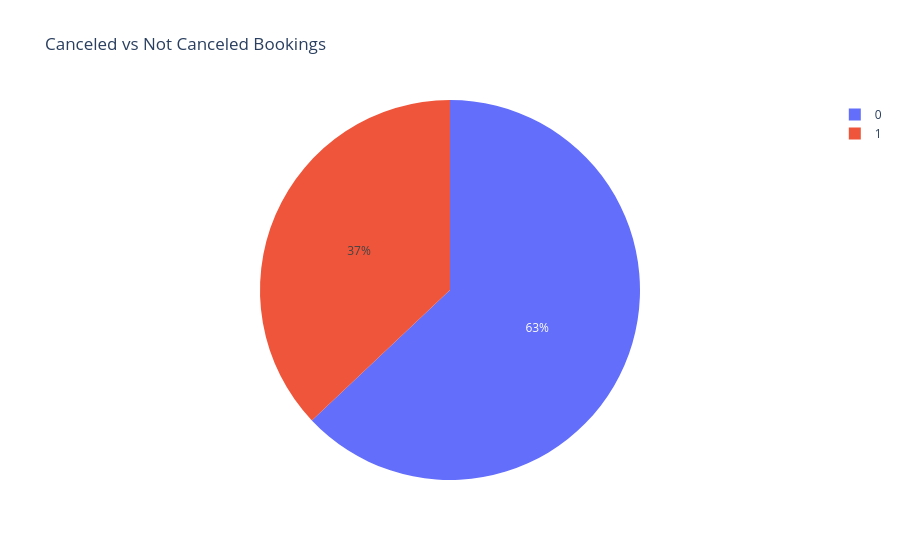
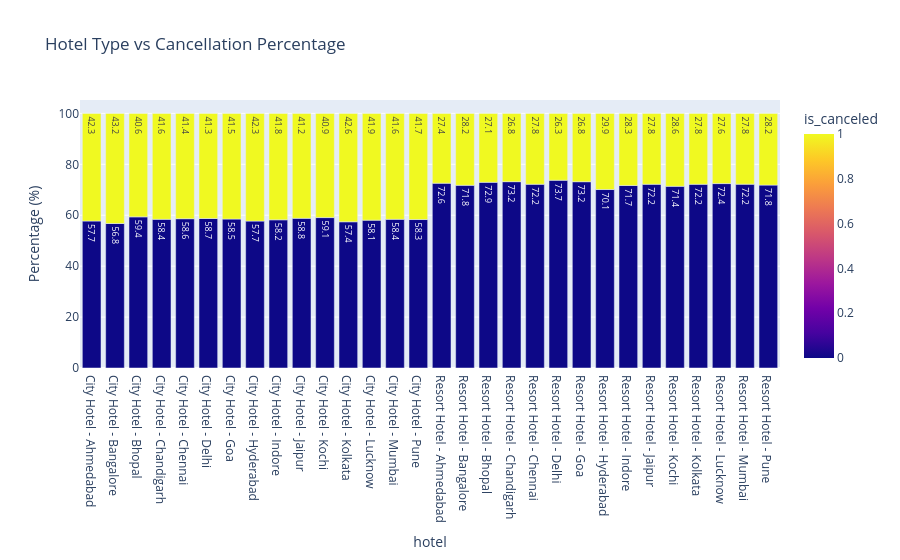
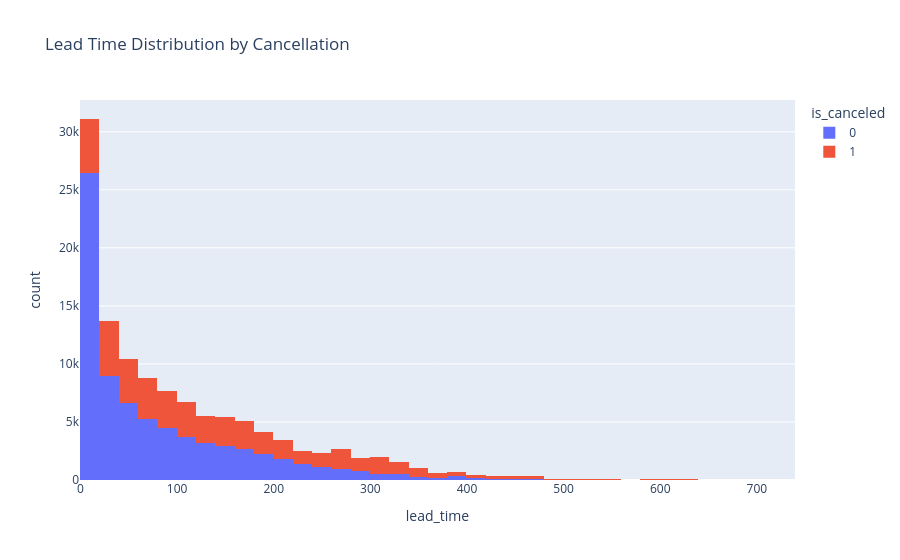
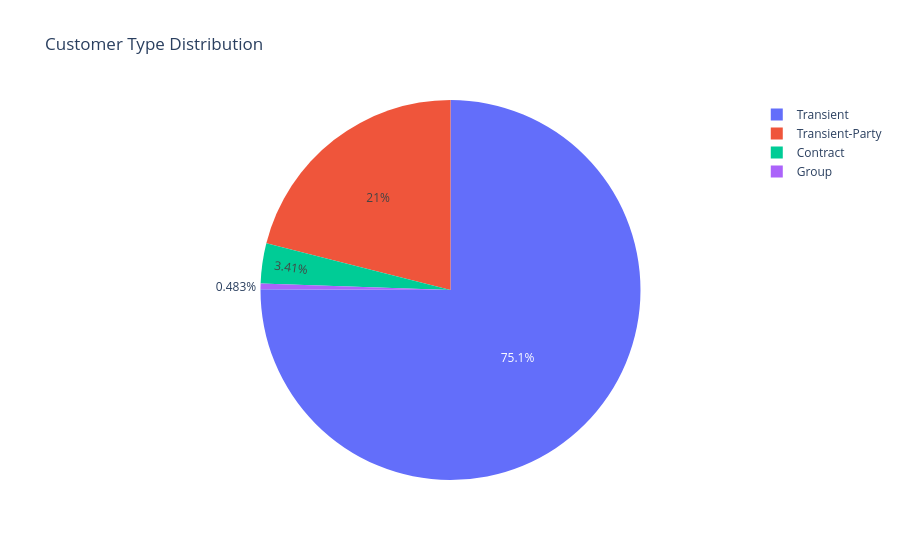

The code cell stored with these charts, in order, in its notebook:
### Code cell
def plot_target_pie(df):
    fig = px.pie(
        df,
        names='is_canceled',
        title='Canceled vs Not Canceled Bookings'
    )
    fig.show()


def plot_hotel_cancellation_percentage(df):
    counts = (
        df.groupby(['hotel', 'is_canceled'])
        .size()
        .reset_index(name='count')
    )

    counts['percentage'] = (
        counts['count'] /
        counts.groupby('hotel')['count'].transform('sum') * 100
    )

    fig = px.bar(
        counts,
        x='hotel',
        y='percentage',
        color='is_canceled',
        barmode='stack',
        text=counts['percentage'].round(1),
        title='Hotel Type vs Cancellation Percentage'
    )

    fig.update_layout(yaxis_title='Percentage (%)')
    fig.show()




def plot_lead_time_hist(df):
    fig = px.histogram(
        df,
        x='lead_time',
        color='is_canceled',
        nbins=50,
        title='Lead Time Distribution by Cancellation'
    )
    fig.show()




def plot_customer_type_pie(df):
    fig = px.pie(
        df,
        names='customer_type',
        title='Customer Type Distribution'
    )
    fig.show()



def plot_special_requests(df):
    fig = px.histogram(
        df,
        x='total_of_special_requests',
        color='is_canceled',
        title='Special Requests vs Cancellation'
    )
    fig.show()



import pandas as pd 
df=pd.read_csv(r"C:\Users\User\Desktop\AI_Projects\Project_09\Data\Raw\hotel_bookings_updated_2024.csv")

plot_target_pie(df)
plot_hotel_cancellation_percentage(df)
plot_lead_time_hist(df)
plot_customer_type_pie(df)
plot_special_requests(df)

### Figure 1 — Plotly figure (JSON) as saved in the notebook; plotly's stock layout.template omitted (floating-point values rounded to 4 significant figures; data arrays with more than 128 entries replaced by an {"elided": "..."} marker saying what was removed)
{"data": [{"domain": {"x": [0, 1], "y": [0, 1]}, "hovertemplate": "is_canceled=%{label}<extra></extra>", "labels": {"elided": "119390 int values"}, "legendgroup": "", "name": "", "showlegend": true, "type": "pie"}], "layout": {"legend": {"tracegroupgap": 0}, "title": {"text": "Canceled vs Not Canceled Bookings"}}}

### Figure 2 — Plotly figure (JSON) as saved in the notebook; plotly's stock layout.template omitted (floating-point values rounded to 4 significant figures)
{"data": [{"hovertemplate": "hotel=%{x}<br>percentage=%{y}<br>text=%{text}<br>is_canceled=%{marker.color}<extra></extra>", "legendgroup": "", "marker": {"color": [0, 1, 0, 1, 0, 1, 0, 1, 0, 1, 0, 1, 0, 1, 0, 1, 0, 1, 0, 1, 0, 1, 0, 1, 0, 1, 0, 1, 0, 1, 0, 1, 0, 1, 0, 1, 0, 1, 0, 1, 0, 1, 0, 1, 0, 1, 0, 1, 0, 1, 0, 1, 0, 1, 0, 1, 0, 1, 0, 1], "coloraxis": "coloraxis", "pattern": {"shape": ""}}, "name": "", "orientation": "v", "showlegend": false, "text": [57.7, 42.3, 56.8, 43.2, 59.4, 40.6, 58.4, 41.6, 58.6, 41.4, 58.7, 41.3, 58.5, 41.5, 57.7, 42.3, 58.2, 41.8, 58.8, 41.2, 59.1, 40.9, 57.4, 42.6, 58.1, 41.9, 58.4, 41.6, 58.3, 41.7, 72.6, 27.4, 71.8, 28.2, 72.9, 27.1, 73.2, 26.8, 72.2, 27.8, 73.7, 26.3, 73.2, 26.8, 70.1, 29.9, 71.7, 28.3, 72.2, 27.8, 71.4, 28.6, 72.2, 27.8, 72.4, 27.6, 72.2, 27.8, 71.8, 28.2], "textposition": "auto", "type": "bar", "x": ["City Hotel - Ahmedabad", "City Hotel - Ahmedabad", "City Hotel - Bangalore", "City Hotel - Bangalore", "City Hotel - Bhopal", "City Hotel - Bhopal", "City Hotel - Chandigarh", "City Hotel - Chandigarh", "City Hotel - Chennai", "City Hotel - Chennai", "City Hotel - Delhi", "City Hotel - Delhi", "City Hotel - Goa", "City Hotel - Goa", "City Hotel - Hyderabad", "City Hotel - Hyderabad", "City Hotel - Indore", "City Hotel - Indore", "City Hotel - Jaipur", "City Hotel - Jaipur", "City Hotel - Kochi", "City Hotel - Kochi", "City Hotel - Kolkata", "City Hotel - Kolkata", "City Hotel - Lucknow", "City Hotel - Lucknow", "City Hotel - Mumbai", "City Hotel - Mumbai", "City Hotel - Pune", "City Hotel - Pune", "Resort Hotel - Ahmedabad", "Resort Hotel - Ahmedabad", "Resort Hotel - Bangalore", "Resort Hotel - Bangalore", "Resort Hotel - Bhopal", "Resort Hotel - Bhopal", "Resort Hotel - Chandigarh", "Resort Hotel - Chandigarh", "Resort Hotel - Chennai", "Resort Hotel - Chennai", "Resort Hotel - Delhi", "Resort Hotel - Delhi", "Resort Hotel - Goa", "Resort Hotel - Goa", "Resort Hotel - Hyderabad", "Resort Hotel - Hyderabad", "Resort Hotel - Indore", "Resort Hotel - Indore", "Resort Hotel - Jaipur", "Resort Hotel - Jaipur", "Resort Hotel - Kochi", "Resort Hotel - Kochi", "Resort Hotel - Kolkata", "Resort Hotel - Kolkata", "Resort Hotel - Lucknow", "Resort Hotel - Lucknow", "Resort Hotel - Mumbai", "Resort Hotel - Mumbai", "Resort Hotel - Pune", "Resort Hotel - Pune"], "xaxis": "x", "y": [57.72, 42.28, 56.76, 43.24, 59.36, 40.64, 58.4, 41.6, 58.64, 41.36, 58.72, 41.28, 58.5, 41.5, 57.71, 42.29, 58.2, 41.8, 58.79, 41.21, 59.08, 40.92, 57.43, 42.57, 58.07, 41.93, 58.4, 41.6, 58.32, 41.68, 72.59, 27.41, 71.75, 28.25, 72.93, 27.07, 73.18, 26.82, 72.18, 27.82, 73.73, 26.27, 73.17, 26.83, 70.1, 29.9, 71.7, 28.3, 72.17, 27.83, 71.36, 28.64, 72.17, 27.83, 72.43, 27.57, 72.21, 27.79, 71.84, 28.16], "yaxis": "y"}], "layout": {"barmode": "stack", "coloraxis": {"colorbar": {"title": {"text": "is_canceled"}}, "colorscale": [[0, "#0d0887"], [0.1111, "#46039f"], [0.2222, "#7201a8"], [0.3333, "#9c179e"], [0.4444, "#bd3786"], [0.5556, "#d8576b"], [0.6667, "#ed7953"], [0.7778, "#fb9f3a"], [0.8889, "#fdca26"], [1, "#f0f921"]]}, "legend": {"tracegroupgap": 0}, "title": {"text": "Hotel Type vs Cancellation Percentage"}, "xaxis": {"anchor": "y", "domain": [0, 1], "title": {"text": "hotel"}}, "yaxis": {"anchor": "x", "domain": [0, 1], "title": {"text": "Percentage (%)"}}}}

### Figure 3 — Plotly figure (JSON) as saved in the notebook; plotly's stock layout.template omitted (floating-point values rounded to 4 significant figures; data arrays with more than 128 entries replaced by an {"elided": "..."} marker saying what was removed)
{"data": [{"bingroup": "x", "hovertemplate": "is_canceled=0<br>lead_time=%{x}<br>count=%{y}<extra></extra>", "legendgroup": "0", "marker": {"color": "#636efa", "pattern": {"shape": ""}}, "name": "0", "nbinsx": 50, "orientation": "v", "showlegend": true, "type": "histogram", "x": {"elided": "75166 int values"}, "xaxis": "x", "yaxis": "y"}, {"bingroup": "x", "hovertemplate": "is_canceled=1<br>lead_time=%{x}<br>count=%{y}<extra></extra>", "legendgroup": "1", "marker": {"color": "#EF553B", "pattern": {"shape": ""}}, "name": "1", "nbinsx": 50, "orientation": "v", "showlegend": true, "type": "histogram", "x": {"elided": "44224 int values"}, "xaxis": "x", "yaxis": "y"}], "layout": {"barmode": "relative", "legend": {"title": {"text": "is_canceled"}, "tracegroupgap": 0}, "title": {"text": "Lead Time Distribution by Cancellation"}, "xaxis": {"anchor": "y", "domain": [0, 1], "title": {"text": "lead_time"}}, "yaxis": {"anchor": "x", "domain": [0, 1], "title": {"text": "count"}}}}

### Figure 4 — Plotly figure (JSON) as saved in the notebook; plotly's stock layout.template omitted (floating-point values rounded to 4 significant figures; data arrays with more than 128 entries replaced by an {"elided": "..."} marker saying what was removed)
{"data": [{"domain": {"x": [0, 1], "y": [0, 1]}, "hovertemplate": "customer_type=%{label}<extra></extra>", "labels": {"elided": "119390 str values"}, "legendgroup": "", "name": "", "showlegend": true, "type": "pie"}], "layout": {"legend": {"tracegroupgap": 0}, "title": {"text": "Customer Type Distribution"}}}
